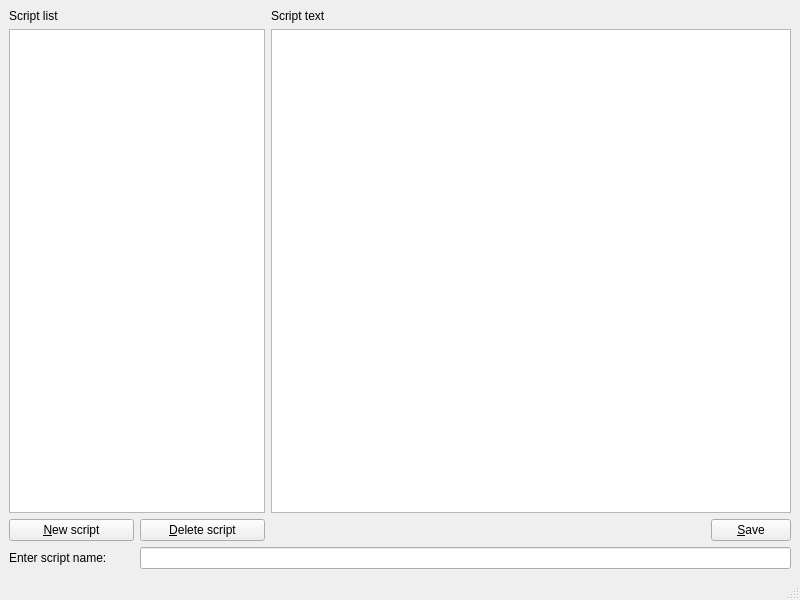
<?xml version="1.0" encoding="UTF-8"?>
<ui version="4.0">
 <class>MainWindow</class>
 <widget class="QMainWindow" name="MainWindow">
  <property name="geometry">
   <rect>
    <x>0</x>
    <y>0</y>
    <width>800</width>
    <height>600</height>
   </rect>
  </property>
  <property name="minimumSize">
   <size>
    <width>800</width>
    <height>600</height>
   </size>
  </property>
  <property name="windowTitle">
   <string>MainWindow</string>
  </property>
  <widget class="QWidget" name="centralwidget">
   <layout class="QGridLayout" name="gridLayout">
    <item row="3" column="3">
     <spacer name="horizontalSpacer">
      <property name="orientation">
       <enum>Qt::Horizontal</enum>
      </property>
      <property name="sizeHint" stdset="0">
       <size>
        <width>40</width>
        <height>20</height>
       </size>
      </property>
     </spacer>
    </item>
    <item row="1" column="0" colspan="2">
     <widget class="QListWidget" name="list">
      <property name="editTriggers">
       <set>QAbstractItemView::DoubleClicked|QAbstractItemView::EditKeyPressed</set>
      </property>
     </widget>
    </item>
    <item row="1" column="2" colspan="3">
     <widget class="QTextEdit" name="text"/>
    </item>
    <item row="0" column="2" colspan="3">
     <widget class="QLabel" name="label_2">
      <property name="text">
       <string>Script text</string>
      </property>
     </widget>
    </item>
    <item row="0" column="0" colspan="2">
     <widget class="QLabel" name="label">
      <property name="text">
       <string>Script list</string>
      </property>
     </widget>
    </item>
    <item row="3" column="0">
     <widget class="QPushButton" name="newButton">
      <property name="text">
       <string>&amp;New script</string>
      </property>
     </widget>
    </item>
    <item row="3" column="4">
     <widget class="QPushButton" name="saveButton">
      <property name="enabled">
       <bool>true</bool>
      </property>
      <property name="text">
       <string>&amp;Save</string>
      </property>
     </widget>
    </item>
    <item row="4" column="0">
     <widget class="QLabel" name="label_3">
      <property name="text">
       <string>Enter script name:</string>
      </property>
     </widget>
    </item>
    <item row="4" column="1" colspan="4">
     <widget class="QLineEdit" name="lineEdit"/>
    </item>
    <item row="3" column="1">
     <widget class="QPushButton" name="deleteButton">
      <property name="text">
       <string>&amp;Delete script</string>
      </property>
     </widget>
    </item>
   </layout>
  </widget>
  <widget class="QMenuBar" name="menubar">
   <property name="geometry">
    <rect>
     <x>0</x>
     <y>0</y>
     <width>800</width>
     <height>22</height>
    </rect>
   </property>
  </widget>
  <widget class="QStatusBar" name="statusbar"/>
 </widget>
 <resources/>
 <connections/>
</ui>
